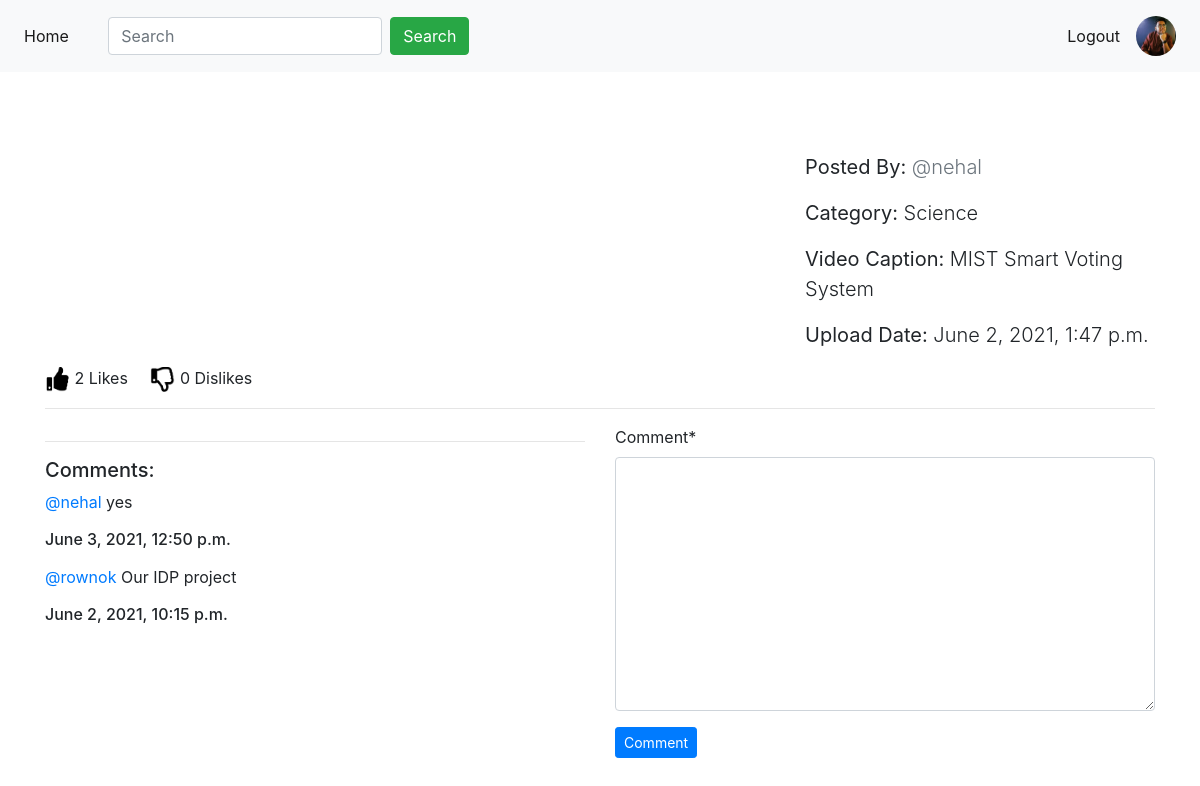
Screenshot of /post/details/6/ (signed in) with the database file from the repository.
### App_Login/models.py (models this page shows)
class UserProfile(models.Model):
    user = models.OneToOneField(
        User, on_delete=models.CASCADE, related_name='user_profile')
    profile_pic = models.ImageField(upload_to='profile_pics', blank=True)
    description = models.TextField(blank=True)
    full_name = models.CharField(max_length=264, blank=True)
    dob = models.DateField(blank=True, null=True)
    website = models.URLField(blank=True)
    facebook = models.URLField(blank=True)

### App_Posts/models.py (models this page shows)
class Post(models.Model):
    author = models.ForeignKey(
        User, on_delete=models.CASCADE, related_name='post')
    thumbnil = models.ImageField(upload_to='post_images')
    vid_url = EmbedVideoField()  # same like models.URLField()
    CHOICES = [
        ('Music', 'Music'),
        ('Science', 'Science'),
        ('Sports', 'Sports'),
        ('Game', 'Game'),
        ('Dance', 'Dance'),
        ('Others', 'Others'), ]
    catagory = models.CharField(
        max_length=264, choices=CHOICES, default='Others')
    caption = models.CharField(max_length=264, blank=True)
    upload_date = models.DateTimeField(auto_now_add=True)
    update_date = models.DateTimeField(auto_now=True)
    class Meta:
        ordering = ['-upload_date', ]

class Comment(models.Model):
    post = models.ForeignKey(
        Post, on_delete=models.CASCADE, related_name='vid_comment')
    user = models.ForeignKey(
        User, on_delete=models.CASCADE, related_name='user_comment')
    comment = models.TextField()
    comment_date = models.DateTimeField(auto_now_add=True)
    class Meta:
        ordering = ('-comment_date',)

### App_Posts/views.py (the view, shortened to what this page needs)
# urls.py: path('details/<pk>/', views.post_details, name='post_details'),
@login_required
def post_details(request, pk):
    post = Post.objects.get(pk=pk)
    comment_form = CommentForm()
    already_liked = Like.objects.filter(post=post, user=request.user)
    already_disliked = Dislike.objects.filter(post=post, user=request.user)
    if already_liked:
        liked = True
    else:
        liked = False
    if already_disliked:
        disliked = True
    else:
        disliked = False
    return render(request, 'App_Posts/post_details.html', context={'post': post, 'comment_form': comment_form, 'liked': liked, 'disliked': disliked})

### App_Posts/forms.py
class CommentForm(forms.ModelForm):
    class Meta:
        model = Comment
        fields = ('comment',)

### templates/App_Posts/post_details.html (shortened to what this page needs)
{% extends 'navbar.html' %} {% load embed_video_tags %} {% load crispy_forms_tags %} {%block title_block %} {{title}} {%endblock%} {%block body_block %}
<div class="row">
    <div class="col-8">
    </div>
    <div class="col-4">
        <blockquote class="blockquote lead">
            <p> <b>Posted By:</b> <a href="{% url 'App_Login:user' username=post.author %}"><span class="text-muted">@{{post.author}}</span></a> </p>
            <p> <b>Category:</b> {{post.catagory}}</p>
            <p> <b>Video Caption:</b> {{post.caption}}</p>
            <p> <b>Upload Date:</b> {{post.upload_date}}</p>
        </blockquote>
    </div>
</div>
{% if not liked %}
<a href="{% url 'App_Posts:liked' pk=post.pk %}">
    <img src="/media/like.jpg" alt="pic not found" width="25px" height="25px">
</a>
{% else %}
<a href="{% url 'App_Posts:liked' pk=post.pk %}">
    <img src="/media/like_fill.jpg" width="25px" height="25px">
</a>
{% endif %} {{ post.liked_post.count }} Likes &nbsp; &nbsp; {% if not disliked %}
<a href="{% url 'App_Posts:unliked' pk=post.pk %}">
    <img src="/media/dislike.jpg" width="25px" height="25px">
</a>
{% else %}
<a href="{% url 'App_Posts:unliked' pk=post.pk %}">
    <img src="/media/dislike_fill.jpg" width="25px" height="25px">
</a>
{% endif %} {{ post.disliked_post.count }} Dislikes
<hr>
<div class="row">
    <div class="col-sm-6">
        <hr>
        <h5>Comments:</h5>
        {% for comment in post.vid_comment.all %}
        <p><a href="{% url 'App_Login:user' username=user.username %}">@{{comment.user}}</a> {{comment.comment}}<br>
            <h6>{{comment.comment_date}}</h6>
        </p>
        {% endfor %}
    </div>
    <div class="col-sm-6">
        <form method="POST">
            {{ comment_form|crispy }} {% csrf_token %}
            <button type="submit" class="btn btn-primary btn-sm">Comment</button>
        </form>
    </div>
</div>
<br>
<br> {% endblock %}

### templates/navbar.html (shortened to what this page needs)
<!DOCTYPE html>
<html lang="en" dir="ltr">
<head>
    <link rel="stylesheet" href="https://maxcdn.bootstrapcdn.com/bootstrap/4.4.1/css/bootstrap.min.css">
    <link rel="stylesheet" href="https://cdnjs.cloudflare.com/ajax/libs/font-awesome/4.7.0/css/font-awesome.min.css">
</head>
<body>
    <nav class="navbar navbar-expand-sm bg-light navbar-light">
        <ul class="navbar-nav">
            <li class="nav-item active" style="margin: auto;">
                <a class="nav-link" href="{% url 'home' %}">Home</a>
            </li>
            <form class="form-inline" method="GET">
                <input class="form-control mr-sm-2" type="text" name="search" placeholder="Search">
                <button class="btn btn-success" type="submit">Search</button>
            </form>
        </ul>
        <ul class="navbar-nav ml-auto">
            <li class="nav-item active" style="margin: auto;">
                <a class="nav-link" href="{% url 'App_Login:logout' %}">Logout</a>
            </li>
            <li class="nav-item ml-auto">
                {% if user.user_profile.profile_pic %}
                <a class="nav-link" href="{% url 'App_Login:profile' %}">
                    <img src="/media/{{user.user_profile.profile_pic}}" width="40px" height="40px" class="rounded-circle">
                </a>
                {% else %}
                <a class="nav-link" href="{% url 'App_Login:profile' %}"><img src="/media/default.png" width="40px" height="40px" class="rounded-circle"></a>
                {% endif %}
            </li>
        </ul>
    </nav>
    <div class="container" style='padding-top:80px'>
        {% block body_block %} {% endblock %}
    </div>
</body>

### rows the page displays
Post: author "nehal", catagory "Science", caption "MIST Smart Voting System", upload_date "June 2, 2021, 1:47 p.m.", liked_post.count "2", disliked_post.count "0"
Comment: user "nehal", comment "yes", comment_date "June 3, 2021, 12:50 p.m."
Comment: user "rownok", comment "Our IDP project", comment_date "June 2, 2021, 10:15 p.m."
